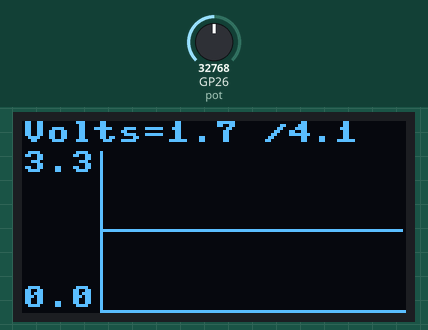
This program was run on a simulated Raspberry Pi Pico running MicroPython. Parts: 128×64 one-colour display. Inputs (shaded band) come from the test bench; at power-on: GP26 (pot) = 32768 (analog values on the 0–65535 scale). What the program prints to the serial console is not drawn.

Above: at 16.8 s.
16.9 s: GP26 (pot) set to 45874
At 16.99 s:
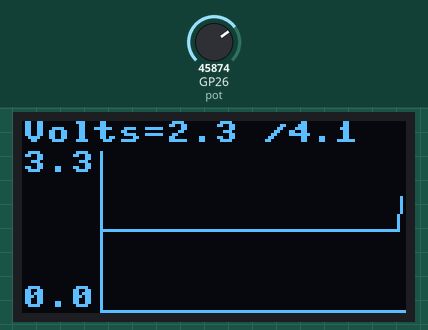
18.4 s: GP26 (pot) set to 57670
At 18.5 s:
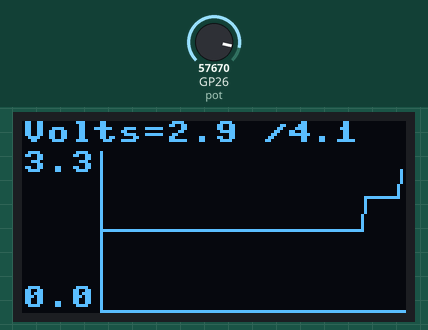
19.9 s: GP26 (pot) set to 65535
At 20.0 s:
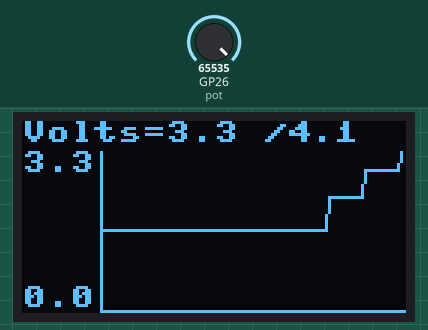

The program:

BMMR_ssd1306_graf_pot_4_1.py
```python
# Hardware platform: Pico W & Pico
# Author : JC Santamaria
# Date : 2023 - 4 - 21
# Goal : Graphic draw HW test Pico and display I2C oled ssd1306
# Learning Target : Hacerlo a mi manera desde cero
# Ref: https://controlautomaticoeducacion.com/micropython/display-oled-raspberry-pi-pico-esp8266/
#

from machine import Pin, I2C, ADC
from ssd1306 import SSD1306_I2C
from utime import sleep_ms
import framebuf


# Informative block - start
p_ucontroler = "Pico W & Pico _"
p_keyOhw = "SSD1306 I2c1 SDA GPIO06, SCL GPIO07, VCC3.3volt + potenciopnmeter GPIO26 - ADC0"
p_project = "Draw a Volts Base Zero - graphic Test ssd1306 Pico_&W i2c 3:Zonas - default pins"
p_version = "4.1"
print(f"Microcontroler: {p_ucontroler} - Key other HW : {p_keyOhw}")
print(f"Program: {p_project} - Version: {p_version}")
# Informative block - end

# 0- Constantes y variables globales
WIDTH =128 # anchura display
HEIGHT= 64 # altura display
W1CHAR = 8
H1CHAR = 8
ADCtoVolt = 3.3 / (65535) # Factor conversion ADC -> voltios

# Division en Zonas del display
# Hay una zona top solo para texto
# En la zona debajo de la top, tenemos a la izq zona Left + zona grafica
# la zona grafica tien Eje Y , zona de dibujo , abajo del todo Eje X

DZTOP = [0, 0, WIDTH-1, H1CHAR+1] # Zone top SOLO texto x e y (top left) y ancho x alto
DZLEFT = [0, DZTOP[3]+1, W1CHAR*3+1, HEIGHT-(DZTOP[3]+2)] # zona left etiquetas eje Y
YAXE = [DZLEFT[0]+DZLEFT[2]+1, DZLEFT[1], DZLEFT[3]]
XAXE = [YAXE[0], HEIGHT-1, WIDTH - YAXE[0]]
# Fin division en zonas del display

VOLT_EXTREMOS = [0.0, 3.3] # valores extremso de variable Y en float
YAXELABELS = [str(round(VOLT_EXTREMOS[1],1)), str(round(VOLT_EXTREMOS[0],1))]
# valores extremso de variable Y en string

TIMEREAD = 100 # Tiempo entre lecturas en msegundos

# ---------------- START FUNCTIONS -----------------
# F.1 Dibuja los ejes X e Y con etiquetas
def drawAxes():
    """ Dibuja los ejes X e Y con etiquetas en eje . Sin parametros usa constantes globales"""

    oled.vline(YAXE[0], YAXE[1], YAXE[2], 1) #x, y, h
    oled.hline(XAXE[0], XAXE[1], XAXE[2], 1) #x, y, w
    oled.text(YAXELABELS[0], DZLEFT[0], DZLEFT[1])
    oled.text(YAXELABELS[1], DZLEFT[0], DZLEFT[1]+DZLEFT[3]-H1CHAR)

# F.2 Borra zona top, zona izquierda y ejes
def delZtopLeft():
    """ Borra zona top, zona izquierda y ejes. sin parametros usa constates globales
        Se usara cuando se haga scroll del grafico.
    """

    oled.fill_rect(DZTOP[0], DZTOP[1], DZTOP[2], DZTOP[3], 0)
    oled.fill_rect(DZLEFT[0], DZLEFT[1], DZLEFT[2], DZLEFT[3], 0)
    oled.vline(YAXE[0], YAXE[1], YAXE[2], 0)
    oled.hline(XAXE[0], XAXE[1], XAXE[2], 0)


# ---------------- END FUNCTIONS -----------------
# 1 - Creacion de objetos , i2c, oled y potenciometro sobre ADC
# I2C - Usa las configuraciones por defecto I2C(1, scl=Pin(7), sda=Pin(6), freq=400_000, timeout=50000)
i2c = I2C(1, scl=Pin(7), sda=Pin(6), freq=400_000)

oled = SSD1306_I2C(WIDTH,HEIGHT,i2c) # constructor OLED - I2C direccion 3C por defecto
pot = ADC(26) # constructor de potenciometro sobre ADC0

# 2- Limpia pantalla
oled.fill(0) # clear screen
oled.show()

# 3- Presentacion inicial
oled.fill(0)
oled.text("Zero Base- Test", 0, 0)
oled.text(" de Dibujar ", 16, 20)
oled.text("un grafico" + "/" + p_version, 0, 40)
oled.show()
sleep_ms(3000)
oled.fill(0) # borrar pantalla
oled.show()

# 4- Bucle inicial hasta llenar la zona grafica
# 4.1 - Dibuja los ejes y etiquetas de eje Y
drawAxes()
# 4.2 - Inicializa Variables Globales X e Y
# x e y seran listas de 2 valores, con las coordenadas x e y ya mapeadas al espacio grafico del display
x = [XAXE[0],XAXE[0]] # x[0] valor anterior, x[1] valor actual
y = [YAXE[1] + int(YAXE[2]/2), YAXE[1] + int(YAXE[2]/2)] # y[0] valor anterior, y[1] valor actual

#4.3 Bucle inicial propiamente
for xIncre in range (0,XAXE[2]-1):

    # 4.4 Leer voltios
    volts = pot.read_u16() * ADCtoVolt
    # print(f"Voltios leidos = {volts} volttios")

    # 4.5 Escritura en zona TOP de los voltios leidos y version del progrma
    oled.fill_rect(DZTOP[0], DZTOP[1], DZTOP[2], DZTOP[3], 0) # borra el area de texto superior 120 ancho y 10 alto
    ltop = "Volts=" + str(round(volts,1)) + " /" + p_version
    oled.text(ltop, DZTOP[0], DZTOP[1])

    # 4.6 Mapea y dibuja valor voltios a la altura de zona grafica
    y[1] = int(YAXE[1] + YAXE[2] - ((volts - VOLT_EXTREMOS[0])/(VOLT_EXTREMOS[1]-VOLT_EXTREMOS[0]) * YAXE[2]))
    # Cambia escala de voltios a escal de pixeles del eje Y => invierte porque +volt -coordenada vertical
    x[1] = XAXE[0] + xIncre
    oled.line(x[0],y[0],x[1],y[1],1) # Dibuja el ultimo punto ( linea desde el anterior valor)

    oled.show() # 4.7 dibujo Zona Top y grafico

    # 4.8 swap variables y espera
    x[0] = x[1]
    y[0] = y[1]
    sleep_ms(TIMEREAD)

# 5. Bucle 2do con scroll
while True:
    # 5.1 borramos zona top, zona izquierda y ejes
    delZtopLeft()

    # 5.2 scroll 1 en horizontal
    oled.scroll(-1,0)
    x[0] -= 1

    # 5.3 leo voltios y escribo en zona top
    volts = pot.read_u16() * ADCtoVolt
    ltop = "Volts=" + str(round(volts,1)) + " /" + p_version
    oled.text(ltop, DZTOP[0], DZTOP[1])

    # 5.4 Dibuja los ejes y etiquetas de eje Y
    drawAxes()

    # 5.5 Mapea y dibuja valor voltios a la altura de zona grafica
    y[1] = int(YAXE[1] + YAXE[2] - ((volts - VOLT_EXTREMOS[0])/(VOLT_EXTREMOS[1]-VOLT_EXTREMOS[0]) * YAXE[2])) #Interpolation
    oled.line(x[0],y[0],x[1],y[1],1)

    oled.show() # 5.6 dibujo TODO

    x[0] = x[1]
    y[0] = y[1]
    sleep_ms(TIMEREAD)
```

Measured:
- after the input at 16.9 s, the display: changes at once (image 1)
